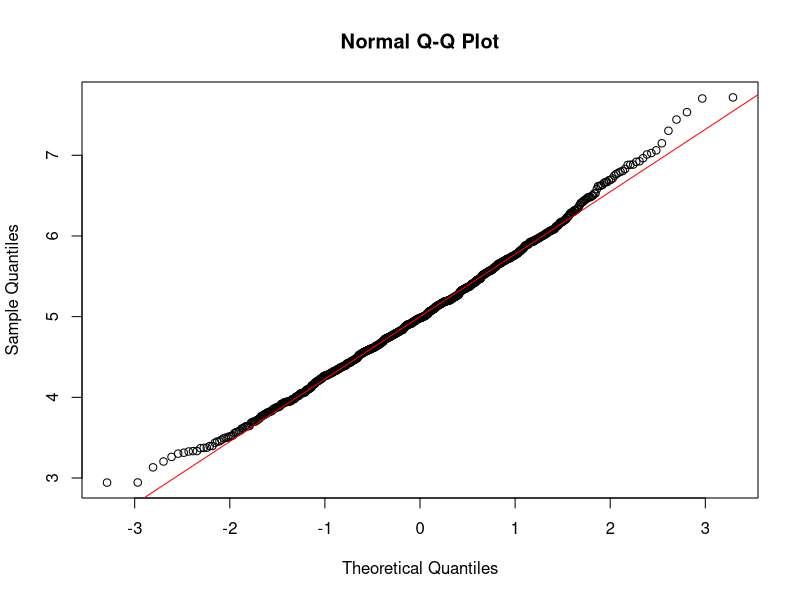

This chart was generated by the following R code:
## ---- chunk 1
knitr::opts_chunk$set(echo = TRUE)
## ---- chunk 2
lambda <- 0.2
n<- 40
nRandomUnif<-1000

## ---- chunk 3
set.seed(123)
## ---- chunk 4
sim <- NULL
for (i in 1 : 1000) sim <- c(sim, mean(rexp(n,lambda)))
## ---- chunk 5
theoriticalMean = 1/lambda
sampleMean = mean(sim)
diff = abs(theoriticalMean - sampleMean)

tab <- matrix(c(theoriticalMean, sampleMean, diff),
              ncol = 3, byrow=TRUE)
colnames(tab) <- c("theoritical mean","sample mean","diff")
rownames(tab) <- c("mean")
tab <- as.table(tab)
tab
## ---- chunk 6
theoriticalVar = (lambda*sqrt(n))^-2
sampleVar = var(sim)
diff = abs(theoriticalVar - sampleVar)

tab <- matrix(c(theoriticalVar, sampleVar, diff),
              ncol = 3, byrow=TRUE)
colnames(tab) <- c("theoritical var","sample mean var","diff")
rownames(tab) <- c("variance")
tab <- as.table(tab)
tab
## ---- chunk 7
qqnorm(sim)
qqline(sim, col = "red")

## ---- chunk 8

round((sampleMean + c(-1,1)*qnorm(.95)*sd(sim)/sqrt(nRandomUnif)),3)
